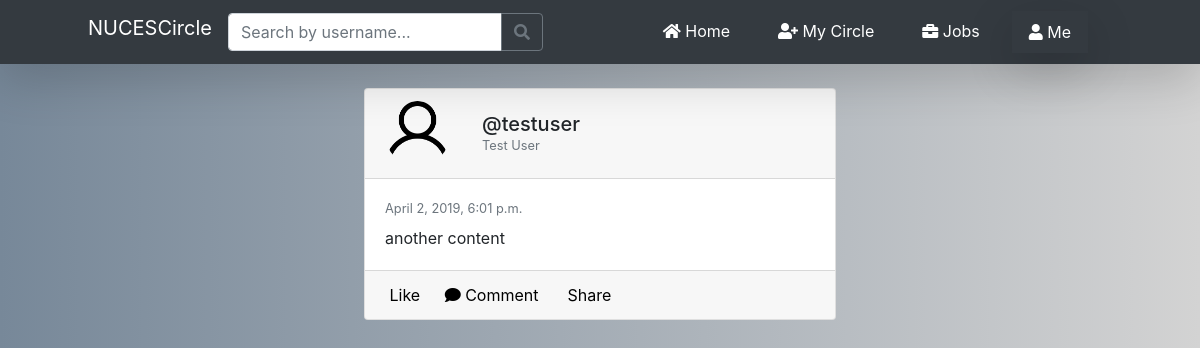
Page /post/11/ (signed in) on the committed database.
### nucescircle/models.py (models this page shows, shortened)
class Post(models.Model):
    content = models.TextField()
    post_date = models.DateTimeField(default=timezone.now)
    post_user = models.ForeignKey(User, on_delete=models.CASCADE)

### users/models.py (models this page shows, shortened)
class Profile(models.Model):
    user = models.OneToOneField(User, on_delete=models.CASCADE)
    accomplishments = models.CharField(max_length=255, blank=True)
    skills = models.CharField(max_length=255, blank=True)
    experiences = models.CharField(max_length=255, blank=True)
    interests = models.CharField(max_length=255, blank=True)
    grad_date = models.DateTimeField(blank=True, null=True)
    image = models.ImageField(default='default.jpg', upload_to='profile_pics')
    friends = models.ManyToManyField("Profile", blank=True)  # to have a list of all the associated other user models

### nucescircle/views.py (the view)
# urls.py: path('post/<int:pk>/', PostDetailView.as_view(), name='post-detail'),
class PostDetailView(LoginRequiredMixin, DetailView):  # home list view
    model = Post

### nucescircle/templates/nucescircle/post_detail.html (shortened to what this page needs)
{% extends "nucescircle/base.html" %}
{% block content %}
<div class="col-md-6 mx-auto gedf-main mt-4">
    <div class="card gedf-card">
        <div class="card-header">
            <div class="d-flex justify-content-between align-items-center">
                <div class="d-flex justify-content-between align-items-center">
                    <div class="mr-2">
                        <img class="rounded-circle post-img" src="{{ post.post_user.profile.image.url }}" alt="">
                    </div>
                    <div class="ml-2">
                        <div class="h5 m-0">@{{object.post_user.username}}</div>
                        <div class="h7 text-muted">{{object.post_user.first_name}} {{object.post_user.last_name}}</div>
                    </div>
                </div>
            </div>
        </div>
        <div class="card-body">
            <div class="text-muted h7 mb-2"> {{object.post_date}}</div>
            <p class="card-text">
                {{object.content}}
            </p>
        </div>
        <div class="card-footer">
            <a href="#" class="card-link"> Like</a>
            <a href="#" class="card-link"><i class="fas fa-comment"></i> Comment</a>
            <a href="#" class="card-link"> Share</a>
        </div>
    </div>
</div>
{% endblock content %}

### nucescircle/static/nucescircle/newStyling.css (style rules this page uses)
a { color: black; }
#gradBg2 { background-color: slategray; background-image: linear-gradient(90deg, lightslategray, lightgray); }
body { background-color: #eeeeee; }
.h7 { font-size: 0.8rem; }
@media (min-width: 992px) { .gedf-main { padding-left: 4rem; padding-right: 4rem; } }
@media (min-width: 992px) { .gedf-card { margin-bottom: 2.77rem; } }
.post-img { height: 65px; width: 65px; margin-right: 16px; }

### rows in the picture
Post: post_user.profile.image (placeholder picture), post_user.username "testuser", post_user.first_name "Test", post_user.last_name "User", post_date "April 2, 2019, 6:01 p.m.", content "another content"
